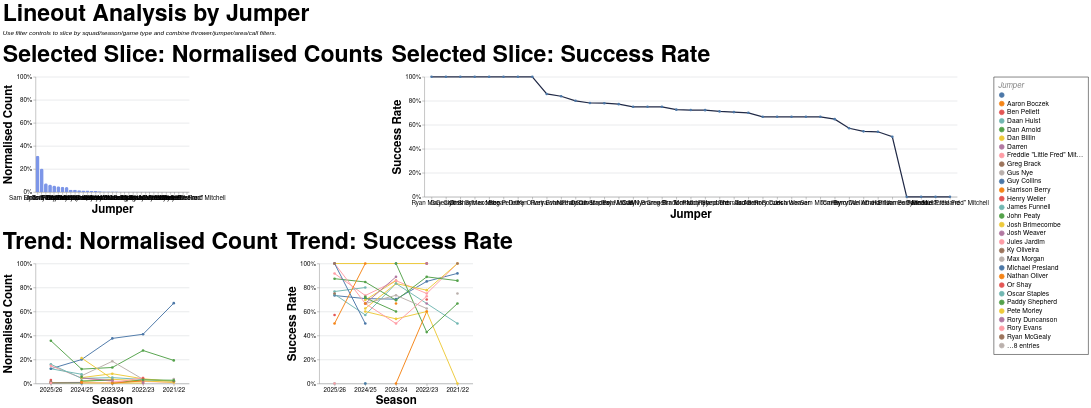

Here is the Vega-Lite specification saved for this chart:
### Vega-Lite specification from a JSON file in a GitHub repository (floating-point values rounded to 4 significant figures; data arrays with more than 128 entries replaced by an {"elided": "..."} marker saying what was removed)
{"config": {"axis": {"labelFont": "PT Sans Narrow, Helvetica Neue, Helvetica, Arial, sans-serif", "titleFont": "PT Sans Narrow, Helvetica Neue, Helvetica, Arial, sans-serif", "labelFontSize": 13, "titleFontSize": 24, "gridColor": "#202947", "gridOpacity": 0.2, "zindex": 1}, "text": {"font": "Lato, sans-serif"}, "bar": {"cornerRadiusEnd": 5}, "header": {"labelFont": "PT Sans Narrow, Helvetica Neue, Helvetica, Arial, sans-serif", "titleFont": "PT Sans Narrow, Helvetica Neue, Helvetica, Arial, sans-serif", "labelFontSize": 24, "titleFontSize": 28, "labelFontWeight": "bold", "orient": "left"}, "legend": {"labelFont": "PT Sans Narrow, Helvetica Neue, Helvetica, Arial, sans-serif", "titleFont": "PT Sans Narrow, Helvetica Neue, Helvetica, Arial, sans-serif", "labelFontSize": 14, "titleFontSize": 16, "titlePadding": 5, "fillColor": "white", "strokeColor": "black", "padding": 10, "titleFontWeight": "lighter", "titleFontStyle": "italic", "titleColor": "gray", "offset": 10}, "title": {"font": "PT Sans Narrow, Helvetica Neue, Helvetica, Arial, sans-serif", "fontSize": 48, "fontWeight": "bold", "anchor": "start", "align": "center", "titlePadding": 20, "subtitlePadding": 10, "subtitleFontSize": 13, "subtitleColor": "", "subtitleFontStyle": "italic", "offset": 15, "color": "black"}, "axisX": {"labelAngle": 0}, "facet": {"title": null, "header": null, "align": {"row": "each", "column": "each"}}, "resolve": {"scale": {"y": "independent", "facet": "independent"}}, "background": "transparent", "scale": {"offsetBandPaddingOuter": 0.2, "offsetBandPaddingInner": 0.1}, "view": {"stroke": null, "background": "transparent"}}, "vconcat": [{"hconcat": [{"mark": {"type": "bar", "color": "#7d96e8"}, "encoding": {"tooltip": [{"field": "jumper", "title": "Jumper", "type": "nominal"}, {"field": "attempts", "format": ",.0f", "title": "Lineouts", "type": "quantitative"}, {"field": "share", "format": ".1%", "title": "Normalised Count", "type": "quantitative"}], "x": {"field": "jumper", "sort": "-y", "title": "Jumper", "type": "nominal"}, "y": {"axis": {"format": "%"}, "field": "share", "scale": {"domain": [0, 1]}, "title": "Normalised Count", "type": "quantitative"}}, "height": 240, "title": "Selected Slice: Normalised Counts", "transform": [{"filter": "(loSquad == 'All' || datum.squad == loSquad) && (loGameType == 'All' || (loGameType == 'League + Cup' && (datum.game_type == 'League' || datum.game_type == 'Cup')) || (loGameType == 'League only' && datum.game_type == 'League') || datum.game_type == loGameType) && (loOpposition == 'All' || datum.opposition == loOpposition) && (loThrower == 'All' || datum.thrower == loThrower) && (loJumper == 'All' || datum.jumper == loJumper) && (loArea == 'All' || datum.area == loArea) && (loNumbers == 'All' || datum.numbers == loNumbers) && (loCall == 'All' || datum.call == loCall) && (loCallType == 'All' || datum.call_type == loCallType)"}, {"filter": "(loSeason == 'All' || datum.season == loSeason)"}, {"aggregate": [{"op": "count", "as": "attempts"}, {"op": "sum", "field": "won", "as": "won"}], "groupby": ["jumper"]}, {"joinaggregate": [{"op": "sum", "field": "attempts", "as": "total_attempts"}]}, {"calculate": "datum.attempts / datum.total_attempts", "as": "share"}, {"calculate": "datum.won / datum.attempts", "as": "success_rate"}], "width": 320}, {"mark": {"type": "line", "color": "#202946", "point": true, "strokeWidth": 2.5}, "encoding": {"tooltip": [{"field": "jumper", "title": "Jumper", "type": "nominal"}, {"field": "won", "format": ",.0f", "title": "Won", "type": "quantitative"}, {"field": "attempts", "format": ",.0f", "title": "Lineouts", "type": "quantitative"}, {"field": "success_rate", "format": ".1%", "title": "Success Rate", "type": "quantitative"}], "x": {"field": "jumper", "sort": "-y", "title": "Jumper", "type": "nominal"}, "y": {"axis": {"format": "%"}, "field": "success_rate", "scale": {"domain": [0, 1]}, "title": "Success Rate", "type": "quantitative"}}, "height": 250, "title": "Selected Slice: Success Rate", "transform": [{"filter": "(loSquad == 'All' || datum.squad == loSquad) && (loGameType == 'All' || (loGameType == 'League + Cup' && (datum.game_type == 'League' || datum.game_type == 'Cup')) || (loGameType == 'League only' && datum.game_type == 'League') || datum.game_type == loGameType) && (loOpposition == 'All' || datum.opposition == loOpposition) && (loThrower == 'All' || datum.thrower == loThrower) && (loJumper == 'All' || datum.jumper == loJumper) && (loArea == 'All' || datum.area == loArea) && (loNumbers == 'All' || datum.numbers == loNumbers) && (loCall == 'All' || datum.call == loCall) && (loCallType == 'All' || datum.call_type == loCallType)"}, {"filter": "(loSeason == 'All' || datum.season == loSeason)"}, {"aggregate": [{"op": "count", "as": "attempts"}, {"op": "sum", "field": "won", "as": "won"}], "groupby": ["jumper"]}, {"joinaggregate": [{"op": "sum", "field": "attempts", "as": "total_attempts"}]}, {"calculate": "datum.attempts / datum.total_attempts", "as": "share"}, {"calculate": "datum.won / datum.attempts", "as": "success_rate"}], "width": {"step": 30}}], "spacing": 16}, {"hconcat": [{"mark": {"type": "line", "point": true, "strokeWidth": 2}, "encoding": {"color": {"field": "jumper", "title": "Jumper", "type": "nominal"}, "tooltip": [{"field": "season", "title": "Season", "type": "nominal"}, {"field": "jumper", "title": "Jumper", "type": "nominal"}, {"field": "attempts", "format": ",.0f", "title": "Lineouts", "type": "quantitative"}, {"field": "norm_count", "format": ".1%", "title": "Normalised Count", "type": "quantitative"}], "x": {"field": "season", "sort": "-x", "title": "Season", "type": "nominal"}, "y": {"axis": {"format": "%"}, "field": "norm_count", "scale": {"domain": [0, 1]}, "title": "Normalised Count", "type": "quantitative"}}, "height": 250, "title": "Trend: Normalised Count", "transform": [{"filter": "(loSquad == 'All' || datum.squad == loSquad) && (loGameType == 'All' || (loGameType == 'League + Cup' && (datum.game_type == 'League' || datum.game_type == 'Cup')) || (loGameType == 'League only' && datum.game_type == 'League') || datum.game_type == loGameType) && (loOpposition == 'All' || datum.opposition == loOpposition) && (loThrower == 'All' || datum.thrower == loThrower) && (loJumper == 'All' || datum.jumper == loJumper) && (loArea == 'All' || datum.area == loArea) && (loNumbers == 'All' || datum.numbers == loNumbers) && (loCall == 'All' || datum.call == loCall) && (loCallType == 'All' || datum.call_type == loCallType)"}, {"aggregate": [{"op": "count", "as": "attempts"}, {"op": "sum", "field": "won", "as": "won"}], "groupby": ["season", "jumper"]}, {"joinaggregate": [{"op": "sum", "field": "attempts", "as": "season_attempts"}], "groupby": ["season"]}, {"calculate": "datum.attempts / datum.season_attempts", "as": "norm_count"}, {"calculate": "datum.won / datum.attempts", "as": "success_rate"}], "width": 320}, {"mark": {"type": "line", "point": true, "strokeWidth": 2}, "encoding": {"color": {"field": "jumper", "title": "Jumper", "type": "nominal"}, "tooltip": [{"field": "season", "title": "Season", "type": "nominal"}, {"field": "jumper", "title": "Jumper", "type": "nominal"}, {"field": "won", "format": ",.0f", "title": "Won", "type": "quantitative"}, {"field": "attempts", "format": ",.0f", "title": "Lineouts", "type": "quantitative"}, {"field": "success_rate", "format": ".1%", "title": "Success Rate", "type": "quantitative"}], "x": {"field": "season", "sort": "-x", "title": "Season", "type": "nominal"}, "y": {"axis": {"format": "%"}, "field": "success_rate", "scale": {"domain": [0, 1]}, "title": "Success Rate", "type": "quantitative"}}, "height": 250, "title": "Trend: Success Rate", "transform": [{"filter": "(loSquad == 'All' || datum.squad == loSquad) && (loGameType == 'All' || (loGameType == 'League + Cup' && (datum.game_type == 'League' || datum.game_type == 'Cup')) || (loGameType == 'League only' && datum.game_type == 'League') || datum.game_type == loGameType) && (loOpposition == 'All' || datum.opposition == loOpposition) && (loThrower == 'All' || datum.thrower == loThrower) && (loJumper == 'All' || datum.jumper == loJumper) && (loArea == 'All' || datum.area == loArea) && (loNumbers == 'All' || datum.numbers == loNumbers) && (loCall == 'All' || datum.call == loCall) && (loCallType == 'All' || datum.call_type == loCallType)"}, {"aggregate": [{"op": "count", "as": "attempts"}, {"op": "sum", "field": "won", "as": "won"}], "groupby": ["season", "jumper"]}, {"joinaggregate": [{"op": "sum", "field": "attempts", "as": "season_attempts"}], "groupby": ["season"]}, {"calculate": "datum.attempts / datum.season_attempts", "as": "norm_count"}, {"calculate": "datum.won / datum.attempts", "as": "success_rate"}], "width": 320}], "spacing": 16}], "data": {"name": "data-e83ea88e487ae484029b5fe5c4083f37"}, "params": [{"name": "loSquad", "value": "All"}, {"name": "loSeason", "value": "All"}, {"name": "loGameType", "value": "All"}, {"name": "loOpposition", "value": "All"}, {"name": "loThrower", "value": "All"}, {"name": "loJumper", "value": "All"}, {"name": "loArea", "value": "All"}, {"name": "loNumbers", "value": "All"}, {"name": "loCall", "value": "All"}, {"name": "loCallType", "value": "All"}], "spacing": 22, "title": {"text": "Lineout Analysis by Jumper", "subtitle": "Use filter controls to slice by squad/season/game type and combine thrower/jumper/area/call filters."}, "$schema": "https://vega.github.io/schema/vega-lite/v5.20.1.json", "datasets": {"data-e83ea88e487ae484029b5fe5c4083f37": {"elided": "1274 records"}}}
